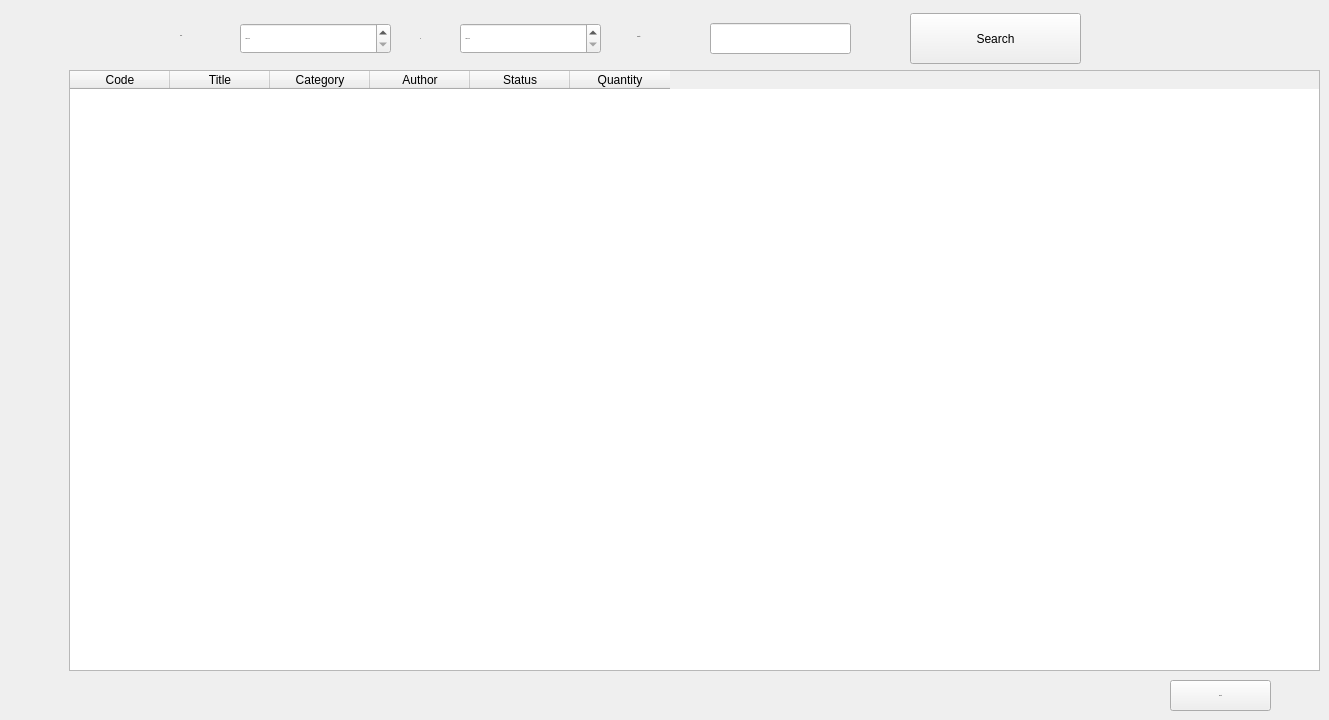
      <widget class="QWidget" name="book_reports_stacked_page">
       <widget class="QLabel" name="label_36">
        <property name="geometry">
         <rect>
          <x>180</x>
          <y>26</y>
          <width>61</width>
          <height>20</height>
         </rect>
        </property>
        <property name="font">
         <font>
          <pointsize>-1</pointsize>
         </font>
        </property>
        <property name="text">
         <string>From</string>
        </property>
       </widget>
       <widget class="QLabel" name="label_37">
        <property name="geometry">
         <rect>
          <x>420</x>
          <y>23</y>
          <width>47</width>
          <height>31</height>
         </rect>
        </property>
        <property name="font">
         <font>
          <pointsize>-1</pointsize>
         </font>
        </property>
        <property name="text">
         <string>To</string>
        </property>
       </widget>
       <widget class="QDateEdit" name="reportbooksfrom_line">
        <property name="geometry">
         <rect>
          <x>240</x>
          <y>23</y>
          <width>151</width>
          <height>31</height>
         </rect>
        </property>
        <property name="font">
         <font>
          <pointsize>-1</pointsize>
         </font>
        </property>
       </widget>
       <widget class="QDateEdit" name="reportbooksto_line">
        <property name="geometry">
         <rect>
          <x>460</x>
          <y>23</y>
          <width>141</width>
          <height>31</height>
         </rect>
        </property>
        <property name="font">
         <font>
          <pointsize>-1</pointsize>
         </font>
        </property>
       </widget>
       <widget class="QLabel" name="label_38">
        <property name="geometry">
         <rect>
          <x>637</x>
          <y>21</y>
          <width>71</width>
          <height>31</height>
         </rect>
        </property>
        <property name="font">
         <font>
          <pointsize>-1</pointsize>
         </font>
        </property>
        <property name="text">
         <string>Quantity</string>
        </property>
       </widget>
       <widget class="QLineEdit" name="reportbooksquantity_line">
        <property name="geometry">
         <rect>
          <x>710</x>
          <y>23</y>
          <width>141</width>
          <height>31</height>
         </rect>
        </property>
        <property name="font">
         <font>
          <pointsize>-1</pointsize>
         </font>
        </property>
       </widget>
       <widget class="QPushButton" name="reportbookssearch_btn">
        <property name="geometry">
         <rect>
          <x>910</x>
          <y>13</y>
          <width>171</width>
          <height>51</height>
         </rect>
        </property>
        <property name="cursor">
         <cursorShape>PointingHandCursor</cursorShape>
        </property>
        <property name="text">
         <string>Search</string>
        </property>
        <property name="icon">
         <iconset resource="file.qrc">
          <normaloff>:/photos/loupe.png</normaloff>:/photos/loupe.png</iconset>
        </property>
        <property name="iconSize">
         <size>
          <width>30</width>
          <height>30</height>
         </size>
        </property>
       </widget>
       <widget class="QTableWidget" name="reportbooksall_table">
        <property name="geometry">
         <rect>
          <x>69</x>
          <y>70</y>
          <width>1251</width>
          <height>601</height>
         </rect>
        </property>
        <column>
         <property name="text">
          <string>Code</string>
         </property>
        </column>
        <column>
         <property name="text">
          <string>Title</string>
         </property>
        </column>
        <column>
         <property name="text">
          <string>Category</string>
         </property>
        </column>
        <column>
         <property name="text">
          <string>Author</string>
         </property>
        </column>
        <column>
         <property name="text">
          <string>Status</string>
         </property>
        </column>
        <column>
         <property name="text">
          <string>Quantity</string>
         </property>
        </column>
       </widget>
       <widget class="QPushButton" name="reportbooksexport_btn">
        <property name="geometry">
         <rect>
          <x>1170</x>
          <y>680</y>
          <width>101</width>
          <height>31</height>
         </rect>
        </property>
        <property name="font">
         <font>
          <pointsize>-1</pointsize>
         </font>
        </property>
        <property name="cursor">
         <cursorShape>PointingHandCursor</cursorShape>
        </property>
        <property name="text">
         <string>Export</string>
        </property>
       </widget>
      </widget>
